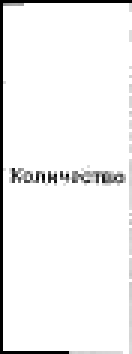
#> input picture cells_production/cell_r0_c3.png, 44 x 118 px (shown 3 times larger)
$ python inspect_cell.py
#> lines starting #> are read from the running program, lines starting #| are printed output that depends on the picture
#!/usr/bin/env python3

import cv2
import numpy as np
import matplotlib.pyplot as plt

def inspect_cell_image(image_path):
    """Inspect a cell image to understand its content and characteristics."""
#> called with image_path = 'cells_production/cell_r0_c3.png'

    # Load image
    img = cv2.imread(image_path)
#> img is the input picture: shape (118, 44, 3); min 0, max 255, mean 241.9
    if img is None:
        print(f"Error: Could not load {image_path}")
        return

    # Convert to grayscale
    if img.ndim == 3:
        gray = cv2.cvtColor(img, cv2.COLOR_BGR2GRAY)
    else:
        gray = img.copy()

    print(f"Image: {image_path}")
    print(f"Shape: {gray.shape}")
#| Shape: (118, 44)
    print(f"Intensity range: {gray.min()} - {gray.max()}")
#| Intensity range: 0 - 255
    print(f"Mean intensity: {gray.mean():.2f}")
#| Mean intensity: 241.85
    print(f"Std intensity: {gray.std():.2f}")
#| Std intensity: 51.56

    # Check if image is mostly light or dark
    light_pixels = np.sum(gray > 200)
#> light_pixels = 4888
    dark_pixels = np.sum(gray < 50)
#> dark_pixels = 202
    total_pixels = gray.size
#> total_pixels = 5192

    print(f"Light pixels (>200): {light_pixels} ({100*light_pixels/total_pixels:.1f}%)")
#| Light pixels (>200): 4888 (94.1%)
    print(f"Dark pixels (<50): {dark_pixels} ({100*dark_pixels/total_pixels:.1f}%)")
#| Dark pixels (<50): 202 (3.9%)

    # Calculate column intensities (both normal and inverted)
    col_intensities_normal = np.mean(gray.astype(np.float32) / 255.0, axis=0)
#> col_intensities_normal = 44 values, max 0.992 at index 42, min 0 at index 0, mean 0.948
    col_intensities_inverted = np.mean(1.0 - gray.astype(np.float32) / 255.0, axis=0)
#> col_intensities_inverted = 44 values, max 1 at index 0, min 0.00847 at index 42, mean 0.0516

    print(f"Column intensities (normal): {col_intensities_normal.min():.3f} - {col_intensities_normal.max():.3f}")
#| Column intensities (normal): 0.000 - 0.992
    print(f"Column intensities (inverted): {col_intensities_inverted.min():.3f} - {col_intensities_inverted.max():.3f}")
#| Column intensities (inverted): 0.008 - 1.000

    # Find columns with significant content
    threshold = 0.1
    content_cols_normal = np.sum(col_intensities_normal < (1.0 - threshold))  # Dark content
#> content_cols_normal = 2
    content_cols_inverted = np.sum(col_intensities_inverted > threshold)  # Inverted content
#> content_cols_inverted = 2

    print(f"Columns with content (normal, dark<{1.0-threshold}): {content_cols_normal}")
#| Columns with content (normal, dark<0.9): 2
    print(f"Columns with content (inverted, >{threshold}): {content_cols_inverted}")
#| Columns with content (inverted, >0.1): 2

    # Save visualization
    plt.figure(figsize=(12, 8))

    plt.subplot(2, 2, 1)
    plt.imshow(gray, cmap='gray')
    plt.title('Original Image')
    plt.axis('off')

    plt.subplot(2, 2, 2)
    plt.imshow(255 - gray, cmap='gray')
    plt.title('Inverted Image')
    plt.axis('off')

    plt.subplot(2, 2, 3)
    plt.plot(col_intensities_normal)
    plt.title('Column Intensities (Normal)')
    plt.xlabel('Column')
    plt.ylabel('Average Intensity')
    plt.axhline(y=1.0-threshold, color='r', linestyle='--', label=f'Threshold {1.0-threshold}')
    plt.legend()

    plt.subplot(2, 2, 4)
    plt.plot(col_intensities_inverted)
    plt.title('Column Intensities (Inverted)')
    plt.xlabel('Column')
    plt.ylabel('Average Intensity')
    plt.axhline(y=threshold, color='r', linestyle='--', label=f'Threshold {threshold}')
    plt.legend()

    plt.tight_layout()
    output_path = f"inspect_{image_path.replace('/', '_').replace('.png', '')}.png"
    plt.savefig(output_path)
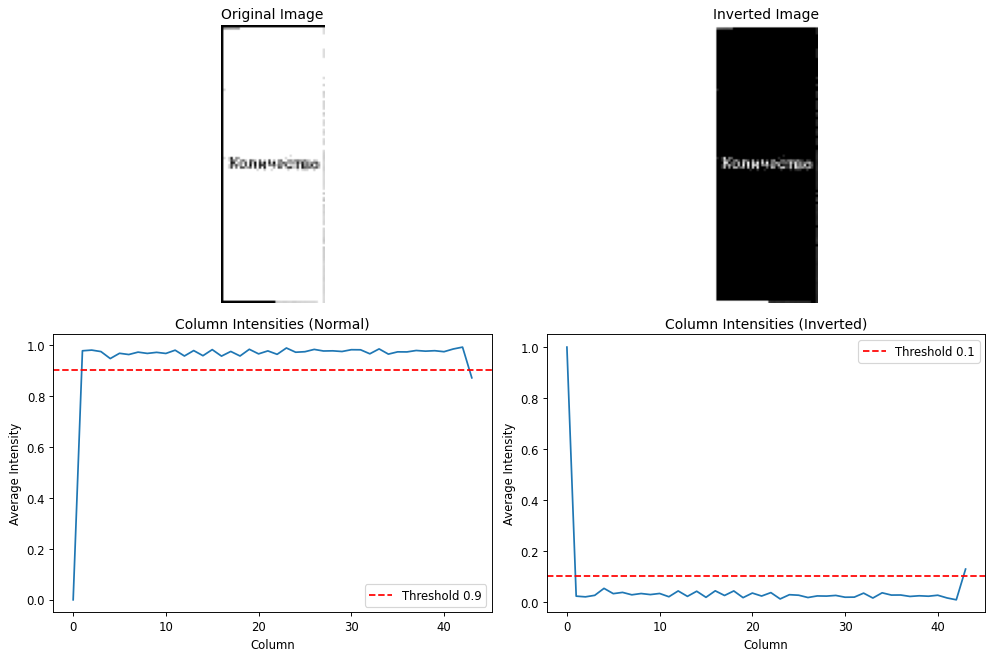
#> figure drawn by matplotlib, 4 panels; panel 3: curve peaks at x = 42, y = 0.992; panel 4: curve peaks at x = 0, y = 1
    print(f"Saved visualization to {output_path}")
    plt.close()

if __name__ == "__main__":
    # Test different cell images
    test_images = [
        "cells_production/cell_r0_c3.png",
        "cells_production/cell_r20_c16.png",  # This was used in seg_qwen.py
        "cells_production/cell_r1_c1.png",
        "cells_production/cell_r10_c5.png"
    ]

    for img_path in test_images:
        try:
            inspect_cell_image(img_path)
            print("-" * 50)
        except Exception as e:
            print(f"Error processing {img_path}: {e}")
            print("-" * 50)
